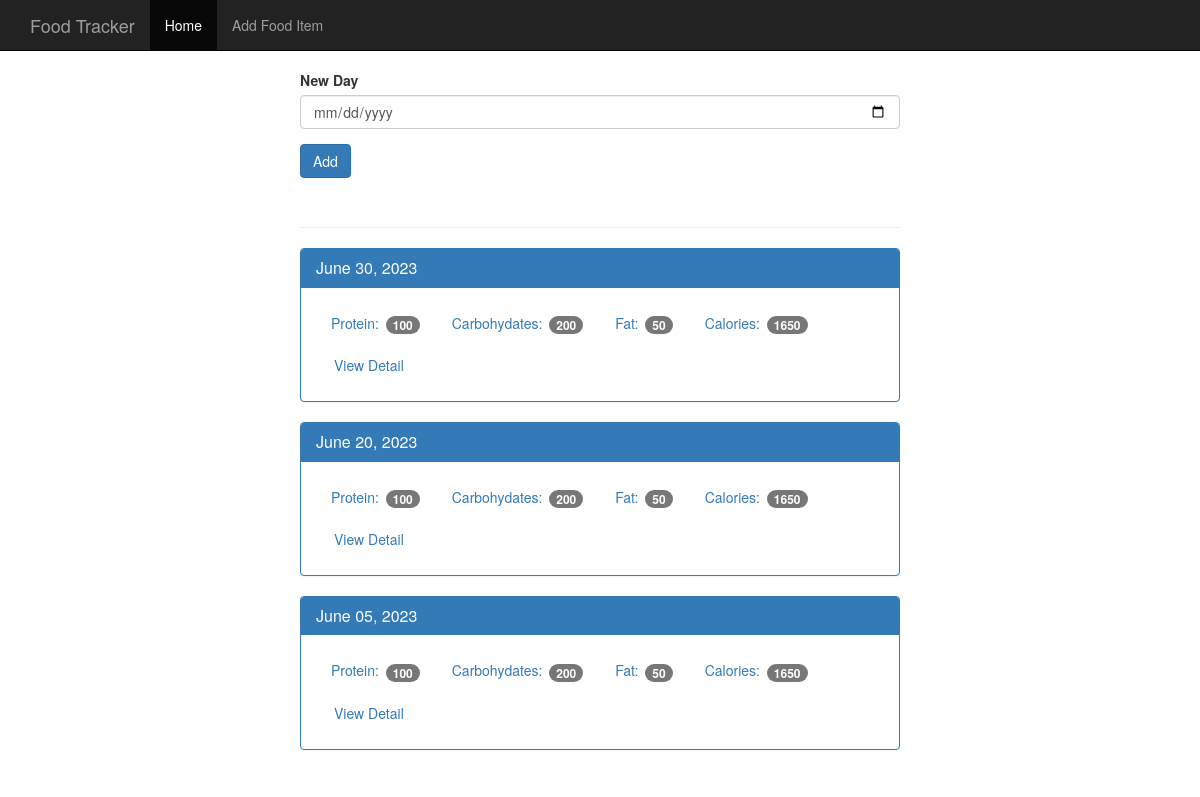
Before: / with the older database file.
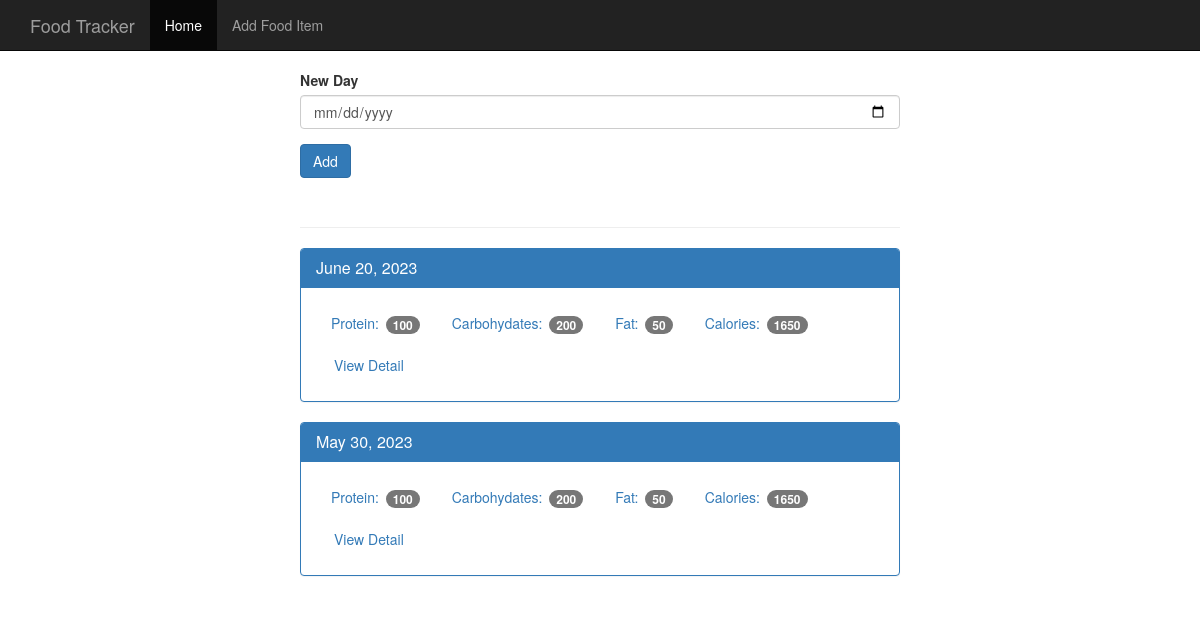
After: the same page with the newer database file.
### tables this page shows
CREATE TABLE log_date (
    id integer primary key autoincrement,
    entry_date date not null
);

### app.py (the view)
@app.route('/', methods=['POST', 'GET'])
def index():
    db = get_db()
    if request.method == 'POST':
        date = request.form['date'] #assuming the date is in YYYY-MM-DD format
        dt = datetime.strptime(date, '%Y-%m-%d')
        database_date = datetime.strftime(dt, '%Y%m%d')
        db.execute('insert into log_date (entry_date) values (?)', [database_date])
        db.commit()
    cur = db.execute('select entry_date from log_date order by entry_date desc')
    results = cur.fetchall()
    date_results = []
    for i in results:
        single_date = {}
        single_date['entry_date'] = i['entry_date']
        d = datetime.strptime(str(i['entry_date']), '%Y%m%d')
        single_date['pretty_date'] = datetime.strftime(d, '%B %d, %Y')
        date_results.append(single_date)
    return render_template('home.html', results=date_results)

### app.py (called while the page is built)
def connect_db():
    sql = sqlite3.connect('food_log.db')
    sql.row_factory = sqlite3.Row
    return sql

def get_db():
    if not hasattr(g, 'sqlite_db'):
        g.sqlite_db = connect_db()
    return g.sqlite_db

### templates/home.html (shortened to what this page needs)
<!DOCTYPE html>
<html lang="en">
  <head>
    <link href="{{ url_for('static', filename='bootstrap.min.css') }}" rel="stylesheet">
    <link href="{{ url_for('static', filename='theme.css') }}" rel="stylesheet">
  </head>
  <body>
    <nav class="navbar navbar-inverse navbar-fixed-top">
      <div class="container">
        <div class="navbar-header">
          <a class="navbar-brand" href="#">Food Tracker</a>
        </div>
        <div id="navbar" class="navbar-collapse collapse">
          <ul class="nav navbar-nav">
            <li class="active"><a href="#">Home</a></li>
            <li><a href="#">Add Food Item</a></li>
          </ul>
        </div>
      </div>
    </nav>
    <div class="container theme-showcase col-sm-6 col-sm-offset-3" role="main">
      <div class="row">
        <div>
          <form method="POST" action="/">
            <div class="form-group">
              <label for="new-day">New Day</label>
              <input type="date" class="form-control" name="date" id="new-day">
            </div>
            <button type="submit" class="btn btn-primary">Add</button>
          </form>
          <div class="page-header"></div>
          {% for r in results %}
          <div class="panel panel-primary">
            <div class="panel-heading">
              <h3 class="panel-title">{{ r.pretty_date }}</h3>
            </div>
            <div class="panel-body">
              <ul class="nav nav-pills" role="tablist">
                <li><a>Protein: <span class="badge">100</span></a></li>
                <li><a>Carbohydates: <span class="badge">200</span></a></li>
                <li><a>Fat: <span class="badge">50</span></a></li>
                <li><a>Calories: <span class="badge">1650</span></a></li>
                <li><a href="{{ url_for('view', date=r.entry_date) }}" type="button" class="btn btn-link">View Detail</a></li>
              </ul>
            </div>
          </div>
          {% endfor %}
        </div>
      </div>
    </div>
  </body>
</html>

Changed rows visible on the page:
removed log_date: pretty_date "June 30, 2023"
removed log_date: pretty_date "June 05, 2023"
added log_date: pretty_date "May 30, 2023"
